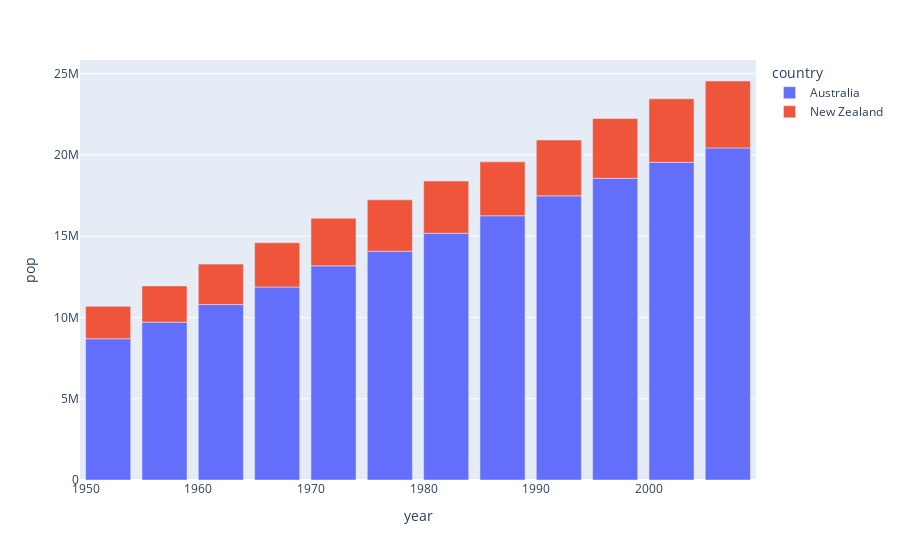

Notebook code for this chart:
### Markdown cell above
## Stack Bar

### Code cell
fig = px.bar(df, x='year', y='pop', color='country')
fig.show()

### Figure 1 — Plotly figure (JSON) as saved in the notebook; plotly's stock layout.template omitted (floating-point values rounded to 4 significant figures)
{"data": [{"alignmentgroup": "True", "hovertemplate": "country=Australia<br>year=%{x}<br>pop=%{y}<extra></extra>", "legendgroup": "Australia", "marker": {"color": "#636efa"}, "name": "Australia", "offsetgroup": "Australia", "orientation": "v", "showlegend": true, "textposition": "auto", "type": "bar", "x": [1952, 1957, 1962, 1967, 1972, 1977, 1982, 1987, 1992, 1997, 2002, 2007], "xaxis": "x", "y": [8691212, 9712569, 10794968, 11872264, 13177000, 14074100, 15184200, 16257249, 17481977, 18565243, 19546792, 20434176], "yaxis": "y"}, {"alignmentgroup": "True", "hovertemplate": "country=New Zealand<br>year=%{x}<br>pop=%{y}<extra></extra>", "legendgroup": "New Zealand", "marker": {"color": "#EF553B"}, "name": "New Zealand", "offsetgroup": "New Zealand", "orientation": "v", "showlegend": true, "textposition": "auto", "type": "bar", "x": [1952, 1957, 1962, 1967, 1972, 1977, 1982, 1987, 1992, 1997, 2002, 2007], "xaxis": "x", "y": [1994794, 2229407, 2488550, 2728150, 2929100, 3164900, 3210650, 3317166, 3437674, 3676187, 3908037, 4115771], "yaxis": "y"}], "layout": {"barmode": "relative", "legend": {"title": {"text": "country"}, "tracegroupgap": 0}, "margin": {"t": 60}, "xaxis": {"anchor": "y", "domain": [0, 1], "title": {"text": "year"}}, "yaxis": {"anchor": "x", "domain": [0, 1], "title": {"text": "pop"}}}}
